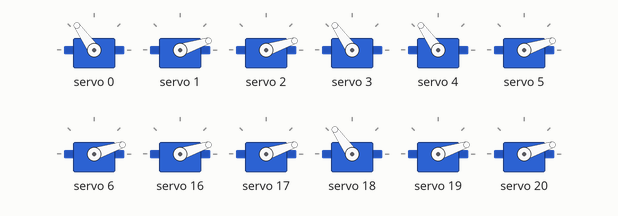
Bench run of a sketch on a simulated Arduino Uno, built with avr-gcc and run on an emulated ATmega328P. On the bench: 12 × servo. The local clock reads 2024-03-15 10:24:30 at power-on unless the sketch sets it; what the sketch prints to the serial monitor is not drawn.

Above: at 0.2 s.
At 30.2 s:
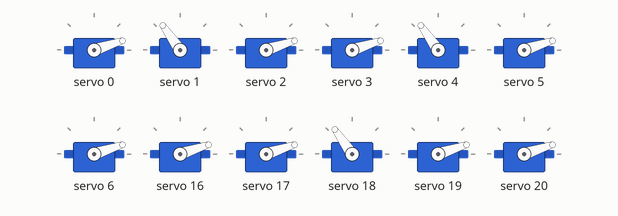
At 90.4 s:
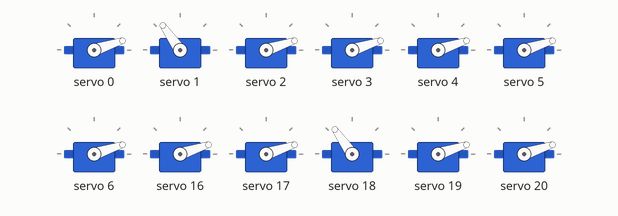
Timing chart, 0 to 91.9 s (numbered marks = the images above):
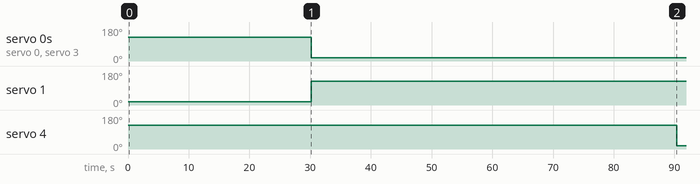

The sketch:

Verzija_2_-_Sve_cifre.ino
```cpp
/***************************************************
  Ovo je kod za mehanicki sat napravljen servo motorima.
  Radjeno 2020 godine. 4T2 Elmin Sofitc
 ****************************************************/

#include <Adafruit_PWMServoDriver.h>
#include "RTClib.h"

RTC_DS1307 rtc;

Adafruit_PWMServoDriver pwm0 = Adafruit_PWMServoDriver(0x40);
Adafruit_PWMServoDriver pwm1 = Adafruit_PWMServoDriver(0x41);
Adafruit_PWMServoDriver pwm2 = Adafruit_PWMServoDriver(0x42);
Adafruit_PWMServoDriver pwm3 = Adafruit_PWMServoDriver(0x43);

#define SERVOMIN  150 // This is the 'minimum' pulse length count (out of 4096)
#define SERVOMAX  600 // This is the 'maximum' pulse length count (out of 4096)
#define USMIN  600 // This is the rounded 'minimum' microsecond length based on the minimum pulse of 150
#define USMAX  2400 // This is the rounded 'maximum' microsecond length based on the maximum pulse of 600
#define SERVO_FREQ 50 // Analog servos run at ~50 Hz updates

#define HD 3 //Sati Desetice
#define HJ 2 //Sati Jedinice
#define MD 1 //Minute Desetice
#define MJ 0 //Minute Jedinice

//Uglovi motora za ukljucen i iskljucen segment
#define ON 0
#define OFF 90

//Definisani segmenti u kao slova zbog lakseg rada
#define A 0
#define B 1
#define C 2
#define D 3
#define E 4
#define F 5
#define G 6

void setup() {
  Serial.begin(9600);
  Serial.println("Setup start...");

  if (! rtc.begin()) {
    Serial.println("Couldn't find RTC");
    while (1);
  }

  if (! rtc.isrunning()) {
    Serial.println("RTC is NOT running!");
  }

  pwm0.begin();
  pwm0.setOscillatorFrequency(27000000);
  pwm0.setPWMFreq(SERVO_FREQ);  // Analog servos run at ~50 Hz updates
  delay(10);

  pwm1.begin();
  pwm1.setOscillatorFrequency(27000000);
  pwm1.setPWMFreq(SERVO_FREQ);  // Analog servos run at ~50 Hz updates
  delay(10);

  pwm2.begin();
  pwm2.setOscillatorFrequency(27000000);
  pwm2.setPWMFreq(SERVO_FREQ);  // Analog servos run at ~50 Hz updates
  delay(10);

  pwm3.begin();
  pwm3.setOscillatorFrequency(27000000);
  pwm3.setPWMFreq(SERVO_FREQ);  // Analog servos run at ~50 Hz updates
  delay(10);

  Serial.println("Setup done!");
}

void setServoDegree(uint8_t seg, uint8_t n, uint8_t degree) {
   int pulsedeg = map(degree, 0, 180, SERVOMIN, SERVOMAX);
        if(seg == 0)
        {
          pwm0.setPWM(n, 0, pulsedeg );
        }
        else if(seg == 1)
        {
          pwm1.setPWM(n, 0, pulsedeg );
        }
        else if(seg == 2)
        {
          pwm2.setPWM(n, 0, pulsedeg );
        }
         else if(seg == 3)
        {
          pwm3.setPWM(n, 0, pulsedeg );
        }
}

void displayNumber(uint8_t segm, uint8_t num){
  //display on X segment Y number
  switch(num){
    case 0:
      setServoDegree(segm, A, ON);
      setServoDegree(segm, B, ON);
      setServoDegree(segm, C, ON);
      setServoDegree(segm, D, ON);
      setServoDegree(segm, E, ON);
      setServoDegree(segm, F, ON);
      setServoDegree(segm, G, OFF);
      break;

    case 1:
      setServoDegree(segm, A, OFF);
      setServoDegree(segm, B, ON);
      setServoDegree(segm, C, ON);
      setServoDegree(segm, D, OFF);
      setServoDegree(segm, E, OFF);
      setServoDegree(segm, F, OFF);
      setServoDegree(segm, G, OFF);
      break;

    case 2:
      setServoDegree(segm, A, ON);
      setServoDegree(segm, B, ON);
      setServoDegree(segm, C, OFF);
      setServoDegree(segm, D, ON);
      setServoDegree(segm, E, ON);
      setServoDegree(segm, F, OFF);
      setServoDegree(segm, G, ON);
      break;


    case 3:
      setServoDegree(segm, A, ON);
      setServoDegree(segm, B, ON);
      setServoDegree(segm, C, ON);
      setServoDegree(segm, D, ON);
      setServoDegree(segm, E, OFF);
      setServoDegree(segm, F, OFF);
      setServoDegree(segm, G, ON);
      break;

    case 4:
      setServoDegree(segm, A, OFF);
      setServoDegree(segm, B, ON);
      setServoDegree(segm, C, ON);
      setServoDegree(segm, D, OFF);
      setServoDegree(segm, E, OFF);
      setServoDegree(segm, F, ON);
      setServoDegree(segm, G, ON);
      break;

    case 5:
      setServoDegree(segm, A, ON);
      setServoDegree(segm, B, OFF);
      setServoDegree(segm, C, ON);
      setServoDegree(segm, D, ON);
      setServoDegree(segm, E, OFF);
      setServoDegree(segm, F, ON);
      setServoDegree(segm, G, ON);
      break;

    case 6:
      setServoDegree(segm, A, ON);
      setServoDegree(segm, B, OFF);
      setServoDegree(segm, C, ON);
      setServoDegree(segm, D, ON);
      setServoDegree(segm, E, ON);
      setServoDegree(segm, F, ON);
      setServoDegree(segm, G, ON);
      break;

    case 7:
      setServoDegree(segm, A, ON);
      setServoDegree(segm, B, ON);
      setServoDegree(segm, C, ON);
      setServoDegree(segm, D, OFF);
      setServoDegree(segm, E, OFF);
      setServoDegree(segm, F, OFF);
      setServoDegree(segm, G, OFF);
      break;

    case 8:
      setServoDegree(segm, A, ON);
      setServoDegree(segm, B, ON);
      setServoDegree(segm, C, ON);
      setServoDegree(segm, D, ON);
      setServoDegree(segm, E, ON);
      setServoDegree(segm, F, ON);
      setServoDegree(segm, G, ON);
      break;

    case 9:
      setServoDegree(segm, A, ON);
      setServoDegree(segm, B, ON);
      setServoDegree(segm, C, ON);
      setServoDegree(segm, D, ON);
      setServoDegree(segm, E, OFF);
      setServoDegree(segm, F, ON);
      setServoDegree(segm, G, ON);
      break;
  }

}


int satDesetice, satJedinice, minDesetice, minJedinice;

void loop() {
  DateTime now = rtc.now();

  satDesetice = now.hour() / 10;
  satJedinice = now.hour() % 10;
  minDesetice = now.minute() / 10;
  minJedinice = now.minute() % 10;

  //debugSerialTime(now);

  displayNumber(MJ, minJedinice);
  delay(100);
  displayNumber(MD, minDesetice);
  delay(100);
  displayNumber(HJ, satJedinice);
  delay(100);
  displayNumber(HD, satDesetice);
  delay(100);

}

//DEBUG FUNCTION
/*
char daysOfTheWeek[7][12] = {"Sunday", "Monday", "Tuesday", "Wednesday", "Thursday", "Friday", "Saturday"};
void debugSerialTime(DateTime now){
  Serial.print(now.year(), DEC);
  Serial.print('/');
  Serial.print(now.month(), DEC);
  Serial.print('/');
  Serial.print(now.day(), DEC);
  Serial.print(" (");
  Serial.print(daysOfTheWeek[now.dayOfTheWeek()]);
  Serial.print(") ");
  Serial.print(now.hour(), DEC);
  Serial.print(':');
  Serial.print(now.minute(), DEC);
  Serial.print(':');
  Serial.print(now.second(), DEC);
  Serial.println();

  Serial.print(satDesetice, DEC);
  Serial.print(satJedinice, DEC);
  Serial.print(minDesetice, DEC);
  Serial.print(minJedinice, DEC);
  Serial.println();

  delay(4600);

}
*/
```

Measured:
- by itself, servo 0, servo 3: 125° → 18° at 30.2 s
- by itself, servo 1: 18° → 125° at 30.2 s
- by itself, servo 4: 125° → 18° at 90.4 s
